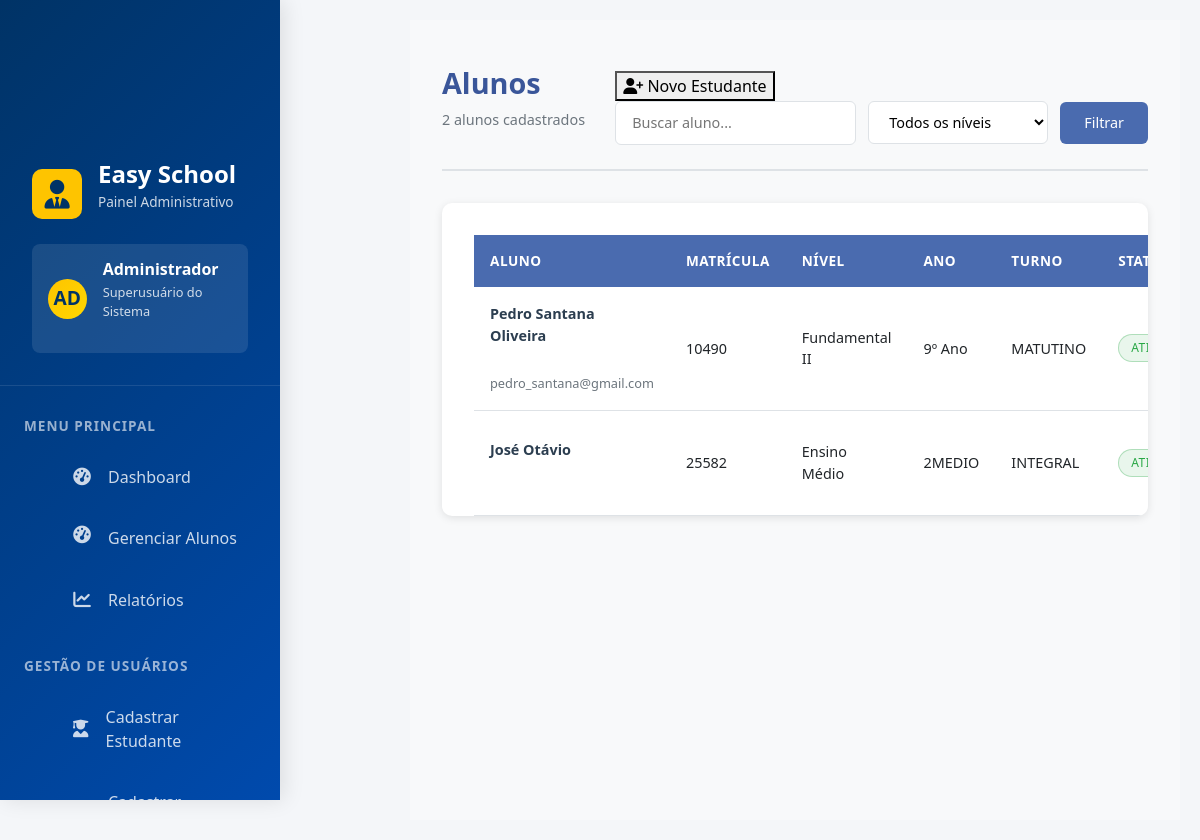
Before: /administrator/dashboard/list/student with the older database file.
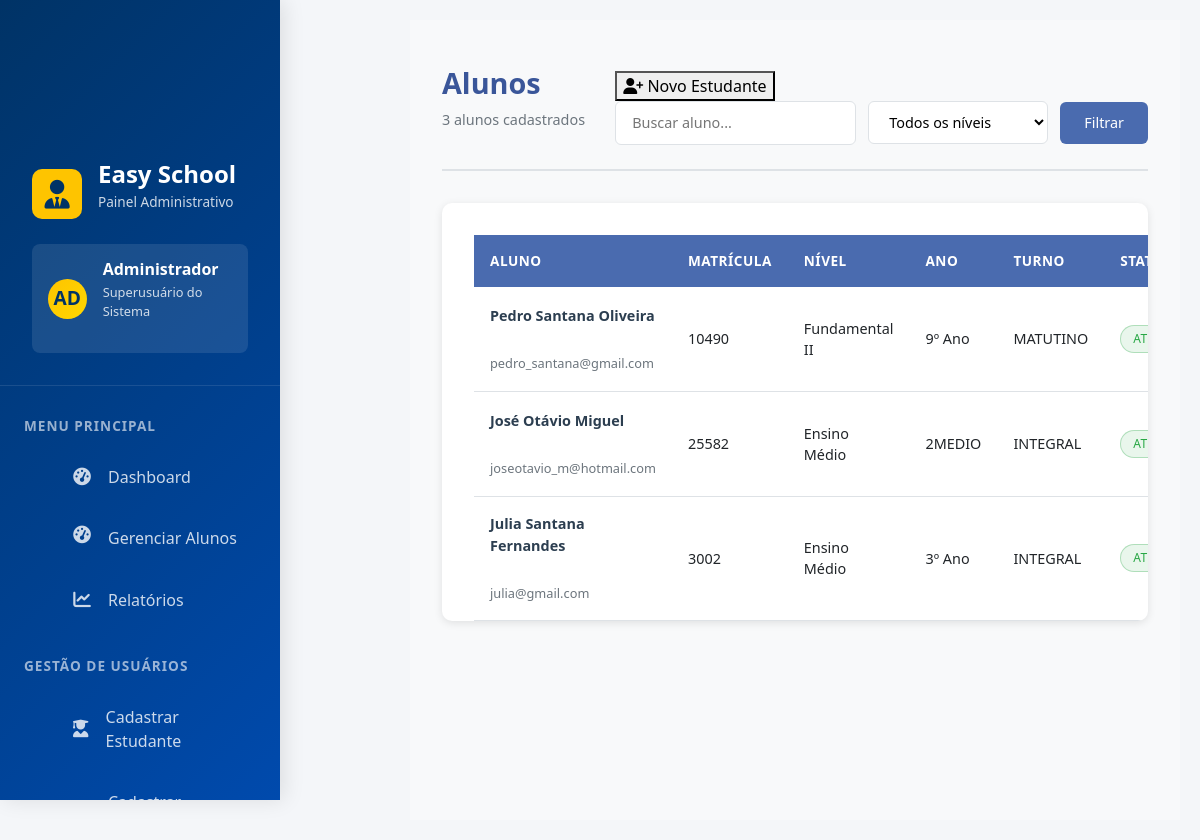
After: the same page with the newer database file.
### student/models.py (models this page shows, shortened)
class Student(PersonUser):
    GRADE_LEVEL_CHOICES = [
        ('INFANTIL', 'Educação Infantil'),
        ('FUNDAMENTAL1', 'Ensino Fundamental I'),
        ('FUNDAMENTAL2', 'Ensino Fundamental II'),
        ('MEDIO', 'Ensino Médio'),
        ('SUPERIOR', 'Ensino Superior'),
    ]
    SPECIFIC_GRADE_CHOICES = [
        ('1ANO', '1º Ano'), ('2ANO', '2º Ano'), ('3ANO', '3º Ano'),
        ('4ANO', '4º Ano'), ('5ANO', '5º Ano'), ('6ANO', '6º Ano'),
        ('7ANO', '7º Ano'), ('8ANO', '8º Ano'), ('9ANO', '9º Ano'),
        ('1MEDIO', '1º Ano EM'), ('2MEDIO', '2º Ano EM'), ('3MEDIO', '3º Ano EM'),
    ]
    enrollment_number = models.CharField(
        max_length=20,
        unique=True,
        verbose_name='Matrícula'
    )
    grade_level = models.CharField(
        max_length=20,
        choices=GRADE_LEVEL_CHOICES,
        verbose_name='Nível de Ensino'
    )
    specific_grade = models.CharField(
        max_length=20,
        choices=SPECIFIC_GRADE_CHOICES,
        verbose_name='Série/Ano'
    )
    shift = models.CharField(
        max_length=20,
        choices=[
            ('MATUTINO', 'Matutino'),
            ('VESPERTINO', 'Vespertino'),
            ('NOTURNO', 'Noturno'),
            ('INTEGRAL', 'Integral'),
        ],
        verbose_name='Turno'
    )
    enrollment_date = models.DateField(
        verbose_name='Data de Matrícula',
        auto_now_add=True
    )
    father_name = models.CharField(max_length=100, verbose_name='Nome do Pai', blank=True, null=True)
    mother_name = models.CharField(max_length=100, verbose_name='Nome da Mãe', blank=True, null=True)
    guardian_name = models.CharField(max_length=100, verbose_name='Responsável', blank=True, null=True)
    guardian_phone = models.CharField(max_length=15, verbose_name='Telefone do Responsável', blank=True, null=True)
    photo = models.ImageField(
        upload_to='students/photos/',
        verbose_name='Foto',
        blank=True,
        null=True
    )
    class Meta:
        verbose_name = 'Estudante'
        verbose_name_plural = 'Estudantes'
        ordering = ['enrollment_number']

### administrator/views.py (the view, shortened to what this page needs)
# urls.py: path('dashboard/list/student', admin_views.list_students, name='list_students'),
def list_students(request):
    students = Student.objects.all()
    q = request.GET.get('q')
    level = request.GET.get('level')
    if level:
        students = students.filter(grade_level=level)
    context = {
        'students': students,
        'page': 'list_students',
        'open_student_modal': request.session.pop('open_student_modal', False),
    }
    return render(request, 'dashboard_admin/dashboard.html', context)

### administrator/templatetags/student_filters.py (called while the page is built)
@register.filter(name='get_grade_level_display')
def get_grade_level_display(value):
    grade_levels = {
        'FUNDAMENTAL1': 'Fundamental I',
        'FUNDAMENTAL2': 'Fundamental II',
        'MEDIO': 'Ensino Médio',
        'SUPERIOR': 'Ensino Superior',
    }
    return grade_levels.get(value, value)

@register.filter(name='get_grade_display')
def get_grade_display(value):
    grades = {
        '1ANO': '1º Ano',
        '2ANO': '2º Ano',
        '3ANO': '3º Ano',
        '4ANO': '4º Ano',
        '5ANO': '5º Ano',
        '6ANO': '6º Ano',
        '7ANO': '7º Ano',
        '8ANO': '8º Ano',
        '9ANO': '9º Ano',
        '1SERIE': '1ª Série',
        '2SERIE': '2ª Série',
        '3SERIE': '3ª Série',
    }
    return grades.get(value, value)

@register.filter(name='get_shift_display')
def get_shift_display(value):
    shifts = {
        'MORNING': 'Manhã',
        'AFTERNOON': 'Tarde',
        'NIGHT': 'Noite',
        'FULL': 'Integral',
    }
    return shifts.get(value, value)

### administrator/templates/dashboard_admin/dashboard.html (shortened to what this page needs)
{% extends "base/base.html" %}
{% load static %}
{% block sidebar %}
    {% include "sidebar_admin/sidebar.html" %}
{% endblock %}
{% block content %}
    {% if page == "list_students" %}
        {% include "student/list.html" %}
    {% elif page == "list_teachers" %}
        {% include "teachers/list.html" %}
    {% else %}
        {% include "content/content.html" %}
    {% endif %}
{% endblock %}

### administrator/templates/base/base.html (shortened to what this page needs)
{% load static %}
<!DOCTYPE html>
<html lang="pt-br">
<head>
    <link href="https://cdn.jsdelivr.net/npm/bootstrap@5.3.3/dist/css/bootstrap.min.css" rel="stylesheet">
    <link rel="stylesheet" href="{% static 'css/sidebar/sidebar.css' %}">
    <link rel="stylesheet" href="{% static 'css/admin/content.css' %}">
    <link rel="stylesheet" href="{% static 'css/admin/dashboard.css' %}">
    <link rel="stylesheet" href="{% static 'css/admin/quick_actions.css' %}">
    <link rel="stylesheet" href="{% static 'css/admin/extra_actions.css' %}">
    <link rel="stylesheet" href="{% static 'css/admin/responsive.css' %}">
    <link rel="stylesheet" href="{% static 'css/admin/modal.css' %}">
    <link rel="stylesheet" href="{% static 'css/student/student_list.css' %}">
     <link  rel="stylesheet" href="{% static 'css/teacher/teacher_list.css' %}">
    <link rel="stylesheet" href="{% static 'css/messages/messages.css' %}">
    <link href="https://cdnjs.cloudflare.com/ajax/libs/font-awesome/6.5.1/css/all.min.css" rel="stylesheet">
</head>
<body>
<div class="layout">
    {% block sidebar %}{% endblock %}
    <main class="main-content">
        {% block content %}{% endblock %}
    </main>
</div>
</body>
</html>

### administrator/templates/sidebar_admin/sidebar.html (shortened to what this page needs)
<aside class="sidebar" id="sidebar">
    <div class="sidebar-header">
        <div class="admin-logo">
            <div class="admin-logo-icon">
                <i class="fas fa-user-tie"></i>
            </div>
            <div class="admin-logo-text">
                <h2>Easy School</h2>
                <p>Painel Administrativo</p>
            </div>
        </div>
        <div class="admin-info">
            <div class="admin-avatar">
                AD
            </div>
            <div class="admin-details">
                <h4>Administrador</h4>
                <p>Superusuário do Sistema</p>
            </div>
        </div>
    </div>
    <nav class="sidebar-menu">
        <div class="menu-section">
            <h3 class="menu-title">Menu Principal</h3>
            <ul class="menu-items">
                <li class="menu-item">
                    <a href="/administrator/dashboard/">
                        <i class="fas fa-tachometer-alt {% if active_menu == '/administrator/dashboard/' %} active{% endif %}"></i>
                        Dashboard
                    </a>
                </li>
                <li class="menu-item">
                    <a href="/administrator/dashboard/list/student">
                        <i class="fas fa-tachometer-alt menu-item {% if active_menu == '/administrator/dashboard/list/student' %}active{% endif %}"></i>
                        Gerenciar Alunos
                    </a>
                </li>
                <li class="menu-item">
                    <a href="#">
                        <i class="fas fa-chart-line"></i>
                        Relatórios
                    </a>
                </li>
            </ul>
        </div>
        <div class="menu-section">
            <h3 class="menu-title">Gestão de Usuários</h3>
            <ul class="menu-items">
                <li class="menu-item">
                    <a href="#" onclick="openCreateModal('student')">
                        <i class="fas fa-user-graduate"></i>
                        Cadastrar Estudante
                    </a>
                </li>
                <li class="menu-item">
                    <a href="#" onclick="openCreateModal('teacher')">
                        Cadastrar Professor
                    </a>
                </li>
            </ul>
        </div>
    </nav>
</aside>

### administrator/templates/student/list.html (shortened to what this page needs)
{% load student_filters %}
<div class="student-page">
    <div class="student-header">
        <div class="header-left">
            <h2>Alunos</h2>
            <span class="subtitle">
                {{ students|length }} alunos cadastrados
            </span>
        </div>
        <div class="header-right">
            <div class="header-right">
                <div class="action-bar">
                    <button id="openStudentModal" class="btn-primary">
                        <i class="fas fa-user-plus"></i>
                        <span>Novo Estudante</span>
                </div>
            </div>
            <form method="get" class="filter-form">
                <input type="text"
                       name="q"
                       placeholder="Buscar aluno..."
                       value="{{ request.GET.q }}">
                <select name="level">
                    <option value="">Todos os níveis</option>
                </select>
                <button type="submit" class="btn btn-primary">
                    Filtrar
                </button>
            </form>
        </div>
    </div>
    <div class="table-wrapper">
        <table class="student-table">
            <thead>
                <tr>
                    <th>Aluno</th>
                    <th>Matrícula</th>
                    <th>Nível</th>
                    <th>Ano</th>
                    <th>Turno</th>
                    <th>Status</th>
                </tr>
            </thead>
            <tbody>
                {% for student in students %}
                <tr>
                    <td>
                        <strong>{{ student.first_name }} {{student.last_name}}</strong><br>
                        <small>{{ student.email }}</small>
                    </td>
                    <td>{{ student.enrollment_number }}</td>
                    <td>{{ student.grade_level|get_grade_level_display }}</td>
                    <td>{{ student.specific_grade|get_grade_display }}</td>
                    <td>{{ student.shift|get_shift_display }}</td>
                    <td>
                        {% if student.is_active %}
                            <span class="status active">Ativo</span>
                        {% else %}
                            <span class="status inactive">Inativo</span>
                        {% endif %}
                    </td>
                </tr>
                {% empty %}
                <tr>
                    <td colspan="7" class="empty">
                        Nenhum aluno encontrado
                    </td>
                </tr>
                {% endfor %}
            </tbody>
        </table>
    </div>
</div>

### static/css/sidebar/sidebar.css (style rules this page uses)
:root { --primary-blue: #003366; --secondary-blue: #004AAD; --accent-blue: #4A90E2; --light-blue: #E8F3FF; --primary-yellow: #FEC400; --secondary-yellow: #FFD700; --light-yellow: #FFF9E6; --dark-gray: #2C3E50; --medium-gray: #5D6D7E; --light-gray: #F8F9FA; --white: #FFFFFF; --success-green: #2ECC71; --warning-orange: #F39C12; --error-red: #E74C3C; --purple: #9B59B6; --teal: #1ABC9C; --shadow: 0 8px 24px rgba(0, 0, 0, 0.08); --shadow-hover: 0 15px 35px rgba(0, 0, 0, 0.12); --radius: 16px; --radius-sm: 8px; --transition: all 0.3s cubic-bezier(0.25, 0.8, 0.25, 1); --max-width: 1600px; }
body { background-color: #f4f6f9; }
.sidebar { width: 280px; background: linear-gradient(135deg, var(--primary-blue) 0%, var(--secondary-blue) 100%); color: var(--white); padding: 10rem 0; position: fixed; height: 100vh; overflow-y: auto; box-shadow: 4px 0 20px rgba(0, 0, 0, 0.1); z-index: 1000; }
.sidebar-header { padding: 0 2rem 2rem; border-bottom: 1px solid rgba(255, 255, 255, 0.1); margin-bottom: 2rem; }
.admin-logo { display: flex; align-items: center; gap: 1rem; margin-bottom: 1rem; }
.admin-logo-icon { background-color: var(--primary-yellow); width: 50px; height: 50px; border-radius: 10px; display: flex; align-items: center; justify-content: center; font-size: 1.8rem; color: var(--primary-blue); }
.admin-logo-text h2 { font-size: 1.5rem; font-weight: 700; margin-bottom: 0.2rem; }
.admin-logo-text p { font-size: 0.85rem; opacity: 0.8; }
.admin-info { display: flex; align-items: center; gap: 1rem; padding: 1rem; background: rgba(255, 255, 255, 0.1); border-radius: var(--radius-sm); margin-top: 1rem; }
.admin-avatar { width: 45px; height: 40px; border-radius: 50%; background: linear-gradient(135deg, var(--primary-yellow) 0%, var(--secondary-yellow) 100%); display: flex; align-items: center; justify-content: center; font-weight: bold; color: var(--primary-blue); font-size: 1.2rem; }
.admin-details h4 { font-size: 1rem; font-weight: 600; margin-bottom: 0.2rem; }
.admin-details p { font-size: 0.8rem; opacity: 0.8; }
.sidebar-menu { padding: 0 1.5rem; }
.menu-section { margin-bottom: 2rem; }
.menu-title { font-size: 0.85rem; text-transform: uppercase; letter-spacing: 1px; color: rgba(255, 255, 255, 0.6); margin-bottom: 1rem; font-weight: 600; }
.menu-items { list-style: none; }
.menu-item { margin-bottom: 0.5rem; }
.menu-item a { display: flex; align-items: center; gap: 1rem; padding: 0.9rem 1rem; color: rgba(255, 255, 255, 0.8); text-decoration: none; border-radius: var(--radius-sm); transition: var(--transition); font-weight: 500; }
.menu-item a i { width: 20px; text-align: center; font-size: 1.1rem; }
.main-content { margin-left: 280px; padding: 1rem; min-height: 100vh; }

### static/css/admin/content.css (style rules this page uses)
:root { --primary-blue: #003366; --secondary-blue: #004AAD; --accent-blue: #4A90E2; --light-blue: #E8F3FF; --primary-yellow: #FEC400; --secondary-yellow: #FFD700; --light-yellow: #FFF9E6; --dark-gray: #2C3E50; --medium-gray: #5D6D7E; --light-gray: #F8F9FA; --white: #FFFFFF; --success-green: #2ECC71; --warning-orange: #F39C12; --error-red: #E74C3C; --purple: #9B59B6; --teal: #1ABC9C; --shadow: 0 8px 24px rgba(0, 0, 0, 0.08); --shadow-hover: 0 15px 35px rgba(0, 0, 0, 0.12); --radius: 16px; --radius-sm: 8px; --transition: all 0.3s cubic-bezier(0.25, 0.8, 0.25, 1); --max-width: 1600px; }
.main-content { flex: 1; margin-left: 250px; padding: 20px; min-height: 100vh; display: flex; flex-direction: column; }

### static/css/admin/responsive.css (style rules this page uses)
@media (max-width: 1200px) { .sidebar { height: 100vh; } }
@media (max-width: 1200px) { .main-content { margin-left: 250px; } }

### static/css/teacher/teacher_list.css (style rules this page uses)
.action-bar { padding-top: 1.2rem; }
.table-wrapper { padding-left: 2rem; padding-top: 2rem; }

Changed rows visible on the page:
changed Student "2MEDIO": first_name "José" → "José Otávio"; last_name "Otávio" → "Miguel"; email (not shown) → "joseotavio_m@hotmail.com"
added Student: first_name "Julia", last_name "Santana Fernandes", email "julia@gmail.com", enrollment_number "3002", grade_level|get_grade_level_display "Ensino Médio", specific_grade|get_grade_display "3º Ano", shift|get_shift_display "INTEGRAL", is_active "ATIVO"
Other visible differences:
{{ students|length }}: "2" → "3"
